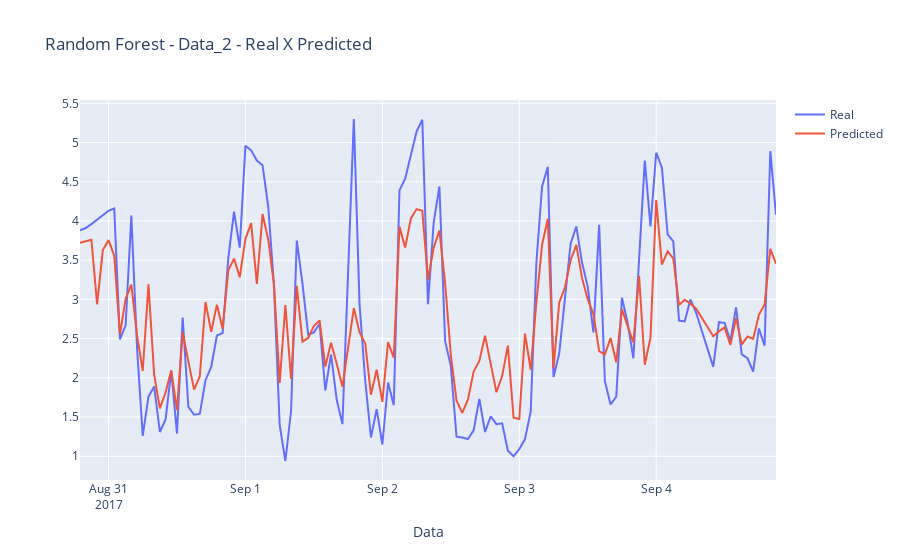

Source (notebook cell):
### Code cell
fig_model = go.Figure()

# Add traces
fig_model.add_trace(
    go.Scatter(x=f2_valid_rf.index.sort_values(), y=f2_valid_rf['Actual'], name="Real", mode='lines')
)

fig_model.add_trace(
    go.Scatter(x=f2_valid_rf.index.sort_values(), y=f2_valid_rf['Predicted'], name="Predicted", mode='lines')
)

# Add figure title
fig_model.update_layout(
    title_text="Random Forest - Data_2 - Real X Predicted"
)
# Set x-axis title
fig_model.update_xaxes(title_text="Data")
fig_model.show()
